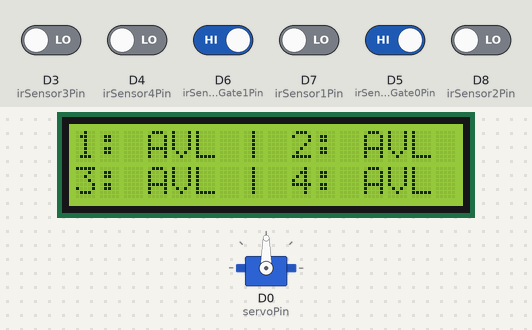
Recording of a sketch running on a simulated ESP8266 (NodeMCU). Shown: 16×2 character LCD, servo. The inputs (shaded band) are chosen by the test bench; at power-on: D5 (irSensorGate0Pin), D6 (irSensorGate1Pin) HIGH, D3 (irSensor3Pin), D4 (irSensor4Pin), D7 (irSensor1Pin), D8 (irSensor2Pin) LOW. WiFi joins after 1.5 s; servers stay silent unless stated; network time is answered at once with the bench clock; the local clock reads 2024-03-15 10:24:30 at power-on unless the sketch sets it; what the sketch prints to the serial monitor is not drawn.

Above: at 1.97 s.
3.2 s: D3 (irSensor3Pin) driven HIGH
At 4.5 s:
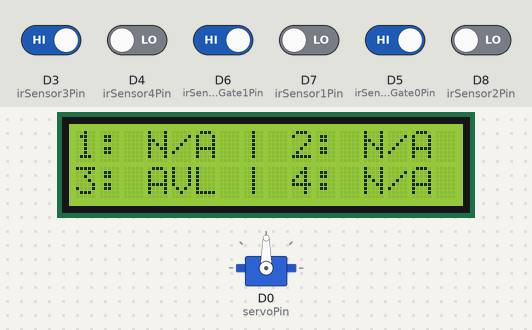
4.9 s: D4 (irSensor4Pin) driven HIGH
At 7.3 s:
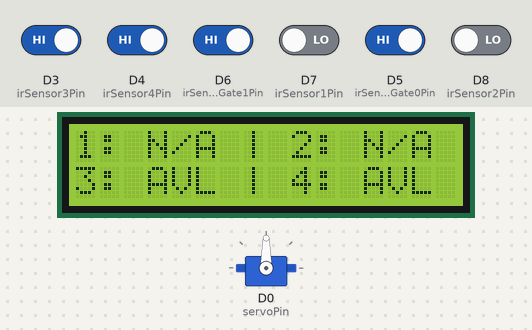
7.6 s: D7 (irSensor1Pin) driven HIGH
At 9.8 s:
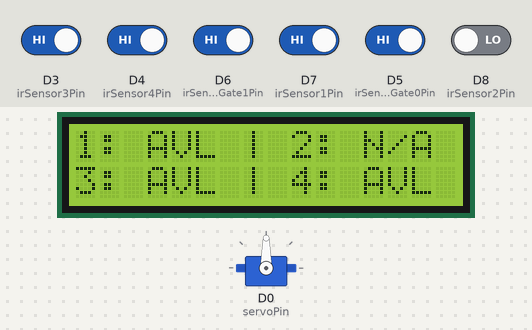
10.1 s: D3 (irSensor3Pin) driven LOW
At 12.3 s:
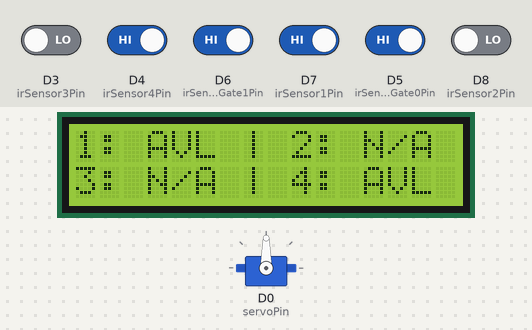
12.8 s: D8 (irSensor2Pin) driven HIGH
At 15.1 s:
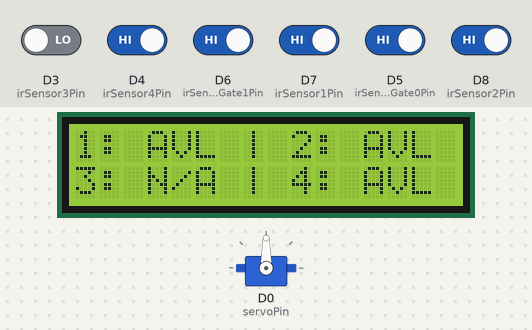
15.4 s: D4 (irSensor4Pin) driven LOW
At 17.2 s:
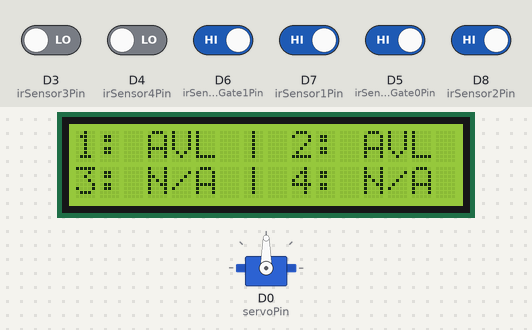
Timing chart, 0 to 18.7 s (numbered marks = the images above; inputs shaded):
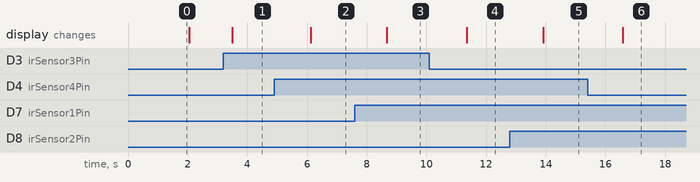

The sketch:

deedee_project.ino
```cpp
//Include the library files
#define BLYNK_PRINT Serial
#include <ESP8266WiFi.h>
#include <BlynkSimpleEsp8266.h>
#include <Servo.h>
#include <Thread.h>
#include <ThreadController.h>
#include <time.h>
#include <WiFiUdp.h>
#include <NTPClient.h>
#include <TimeLib.h>
#include <FirebaseESP8266.h>
//Provide the token generation process info.
#include "addons/TokenHelper.h"
//Provide the RTDB payload printing info and other helper functions.
#include "addons/RTDBHelper.h"
#include <Wire.h>
#include <LiquidCrystal_I2C.h>

#define BLYNK_TEMPLATE_ID "TMPL6bE80JpYR"
#define BLYNK_TEMPLATE_NAME "Deedee Parking Project"
#define BLYNK_AUTH_TOKEN "O1FPsoO3-MV_iKuGK_oxhyjRXFWVOLTc"

Servo servo;
LiquidCrystal_I2C lcd(0X27,16,2); //SCL A5 SDA A4
// Insert Firebase project API Key
#define API_KEY "AIzaSyDqKyGFVf3v9TySgTBRErRTzmyfZ0nv9iE"

// Insert RTDB URLefine the RTDB URL */
#define DATABASE_URL "deedee-parking-project-default-rtdb.asia-southeast1.firebasedatabase.app"

//Define Firebase Data object
FirebaseData fbdo;
FirebaseAuth fauth;
FirebaseConfig config;

char auth[] = BLYNK_AUTH_TOKEN;
char ssid[] = "VT";        //Enter your WIFI name
char pass[] = "12341234";  //Enter your WIFI password

// define the pins for parking lot
const int irSensor1Pin = D7;
const int irSensor2Pin = D8;
const int irSensor3Pin = D3;
const int irSensor4Pin = D4;
const int irSensorGate0Pin = D5;
const int irSensorGate1Pin = D6;
const int servoPin = D0;

bool isParked[4] = { false, false, false, false };
String timeIn[4] = { "null", "null", "null", "null" };

// create and start the threads
Thread detectParking_thread = Thread();
Thread controlGate_thread = Thread();
ThreadController controller = ThreadController();

const long utcOffsetInSeconds = 25200;
WiFiUDP ntpUDP;
NTPClient timeClient(ntpUDP, "pool.ntp.org", utcOffsetInSeconds);

FirebaseData firebaseData;
String path = "/";
FirebaseJson json;

unsigned long sendDataPrevMillis = 0;
int count = 0;
bool signupOK = false;

//Define a function to handle switch servo in blynk
int old_blynk_cmd = 0;
BLYNK_WRITE(V0) {
  int switchState = param.asInt();
  if (switchState == 0 && switchState != old_blynk_cmd) {
    servo.write(0);
    old_blynk_cmd = switchState;
  } else if (switchState == 1 && switchState != old_blynk_cmd) {
    servo.write(180);
    old_blynk_cmd = switchState;
  }
}

void startLCD() {
  lcd.setCursor(0,0);
  lcd.print("1: AVL | 2: AVL");
  lcd.setCursor(0,1);
  lcd.print("3: AVL | 4: AVL");
}

void setLCD(int slotID, bool isAVL) {
  int row = 0;
  int cursor = 0;
  if (slotID == 1) cursor = 3;
  else if (slotID == 2) cursor = 12;
  else if (slotID == 3) {
    cursor = 3;
    row = 1;
  }
  else {
    // slotID == 4
    cursor = 12;
    row = 1;
  }
  if (isAVL) {
    lcd.setCursor(cursor, row);
    lcd.print("AVL");
  } else {
    lcd.setCursor(cursor, row);
    lcd.print("N/A");
  }
}

void parkingSlotCheck(int IRValue, int slotID) {
  // This mean a new car just entered
  if (IRValue == LOW && isParked[slotID-1] == false) {
    Serial.print("A new car entered to slot "); Serial.println(slotID);
    timeClient.update();
    setTime(timeClient.getEpochTime());
    String timeString = String(day()) + "/" + String(month()) + "/" + String(year()) + " " + String(hour()) + ":" + String(minute()) + ":" + String(second());
    Serial.println(timeString);
    isParked[slotID-1] = true;
    timeIn[slotID-1] = timeString;
    // set LCD
    setLCD(slotID, false);
  } else if (IRValue == LOW && isParked[slotID-1] == true) {
    // A new car is stay in the park, we already have save the time! Just print to the LCD that this slot is occupied
    Serial.print("Parking slot "); Serial.print(slotID); Serial.println(" is occupied!");
  } else if (IRValue == HIGH && isParked[slotID-1] == true) {
    // A new car has just leave the parking slot!!! Save the leave time to firebase
    Serial.print("The car just leave the slot "); Serial.println(slotID);
    isParked[slotID-1] = false;
    // Time
    timeClient.update();
    setTime(timeClient.getEpochTime());
    String timeString = String(day()) + "/" + String(month()) + "/" + String(year()) + " " + String(hour()) + ":" + String(minute()) + ":" + String(second());
    Serial.println(timeString);
    saveFirebase(String(slotID), timeIn[slotID-1], timeString);
    // set LCD
    setLCD(slotID, true);
  } else {
    // The parking slot now is empty!!!
    Serial.print("Parking slot "); Serial.print(slotID); Serial.println(" is empty");
  }
}

// thread function to detect parking slot
void detectParkingSlot() {
  parkingSlotCheck(digitalRead(irSensor1Pin), 1);
  parkingSlotCheck(digitalRead(irSensor2Pin), 2);
  parkingSlotCheck(digitalRead(irSensor3Pin), 3);
  parkingSlotCheck(digitalRead(irSensor4Pin), 4);
  delay(1000);
}

// thread function to control the gate
void controlGate() {
  int gate_in, gate_out;
  // check the car in or out to open the gate
  gate_in = digitalRead(irSensorGate0Pin);
  gate_out = digitalRead(irSensorGate1Pin);

  if (gate_in == LOW) {
    openGate();
    while (gate_in == LOW) {
      gate_in = digitalRead(irSensorGate0Pin);
    }
    closeGate();
  } else if (gate_out == LOW) {
    while (gate_out == LOW) {
      openGate();
      gate_out = digitalRead(irSensorGate1Pin);
    }
    closeGate();
  }
}

void openGate() {
  servo.write(180);
  delay(1000);
}

void closeGate() {
  delay(1000);
  servo.write(0);
}

void saveFirebase(String slot, String timeIn, String timeOut) {
  if (Firebase.ready() && signupOK && (millis() - sendDataPrevMillis > 15000 || sendDataPrevMillis == 0)) {
    sendDataPrevMillis = millis();
    // get current timestamp
    timeClient.update();
    int timeStamp = timeClient.getEpochTime();
    String parentPath = "/" + String(timeStamp);
    json.set("/slot", slot);
    json.set("/time_in", timeIn);
    json.set("/time_out", timeOut);
    Firebase.RTDB.setJSON(&fbdo, parentPath.c_str(), &json);
  }
}

void setup() {
  // set the pins for ir sensors as input
  pinMode(irSensor1Pin, INPUT);
  pinMode(irSensor2Pin, INPUT);
  pinMode(irSensor3Pin, INPUT);
  pinMode(irSensor4Pin, INPUT);
  // set the pins for the gate
  pinMode(irSensorGate0Pin, INPUT);
  pinMode(irSensorGate1Pin, INPUT);
  // set LCD
  lcd.begin();
  lcd.clear();
  startLCD();

  // initialize the serial communication for debugging
  Serial.begin(9600);

  // //Initialize the Blynk library
  Blynk.begin(auth, ssid, pass, "blynk.cloud", 80);

  Blynk.virtualWrite(V0, LOW);

  // initialize the servo object
  servo.attach(servoPin);

  // detach the threads to let them run independently
  detectParking_thread.onRun(detectParkingSlot);
  detectParking_thread.setInterval(250);
  controlGate_thread.onRun(controlGate);
  controlGate_thread.setInterval(250);

  controller.add(&controlGate_thread);
  controller.add(&detectParking_thread);

  WiFi.begin(ssid, pass);
  while (WiFi.status() != WL_CONNECTED) {
    delay(1000);
    Serial.println("Connecting to WiFi...");
  }
  timeClient.begin();
  // Firebase
  /* Assign the api key (required) */
  config.api_key = API_KEY;

  /* Assign the RTDB URL (required) */
  config.database_url = DATABASE_URL;

  /* Sign up */
  if (Firebase.signUp(&config, &fauth, "", "")) {
    Serial.println("ok");
    signupOK = true;
  } else {
    Serial.printf("%s\n", config.signer.signupError.message.c_str());
  }
  /* Assign the callback function for the long running token generation task */
  config.token_status_callback = tokenStatusCallback;  //see addons/TokenHelper.h

  Firebase.begin(&config, &fauth);
  Firebase.reconnectWiFi(true);
  fbdo.setResponseSize(4096);
}

void loop() {
  //Run the Blynk library
  Blynk.run();

  controller.run();
}
```

Measured:
- after the input at 3.2 s, the display: changes after 0.30 s (image 1)
- after the input at 4.9 s, the display: changes after 1.2 s (image 2)
- after the input at 7.6 s, the display: changes after 1.1 s (image 3)
- after the input at 10.1 s, the display: changes after 1.2 s (image 4)
- after the input at 12.8 s, the display: changes after 1.1 s (image 5)
- after the input at 15.4 s, the display: changes after 1.2 s (image 6)
